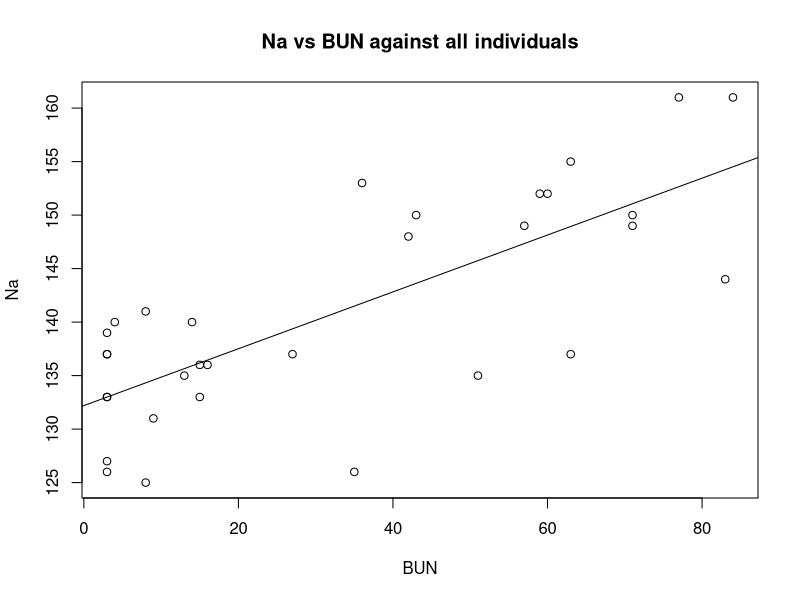
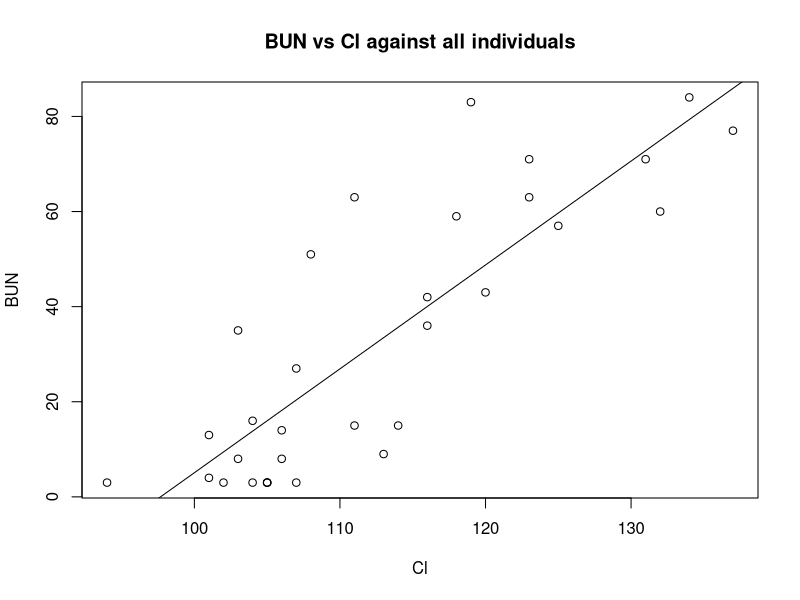
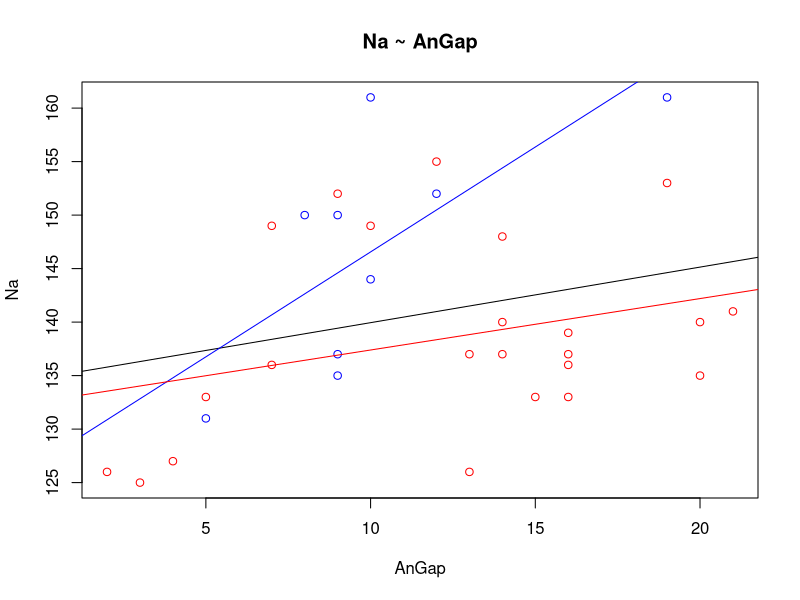
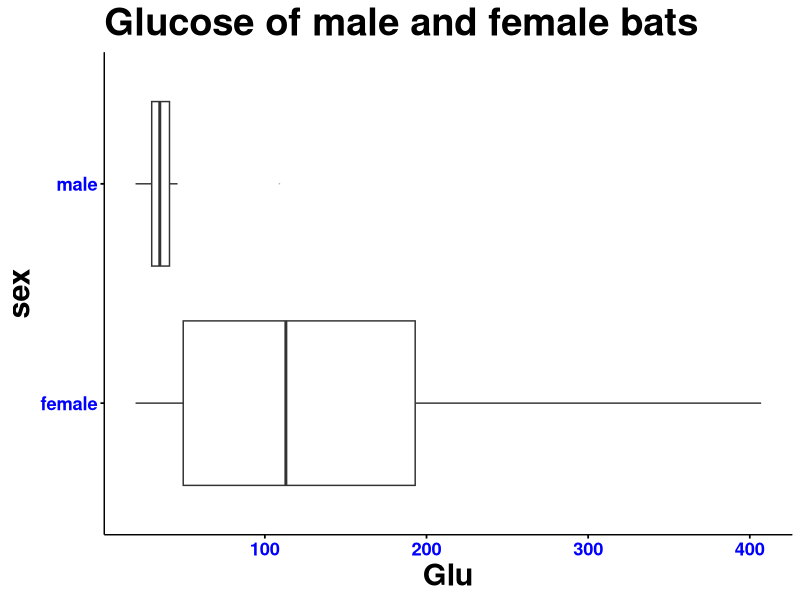
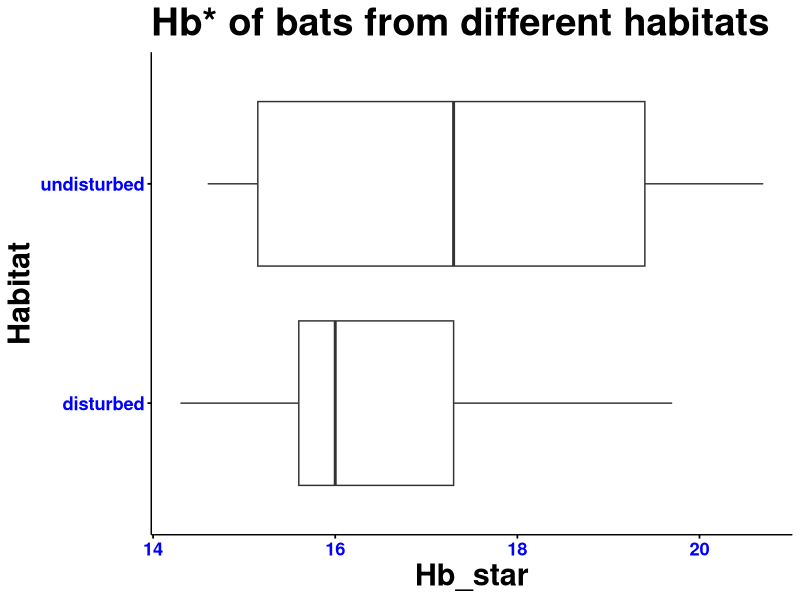
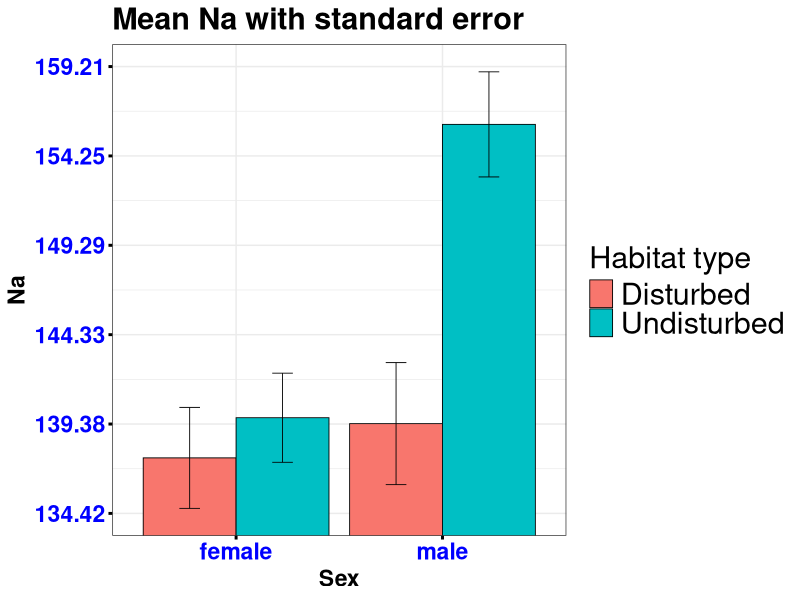
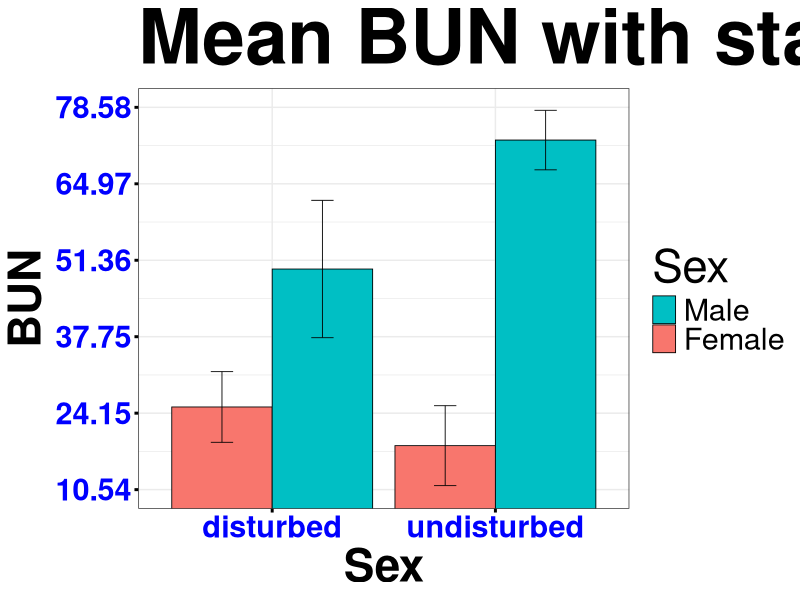
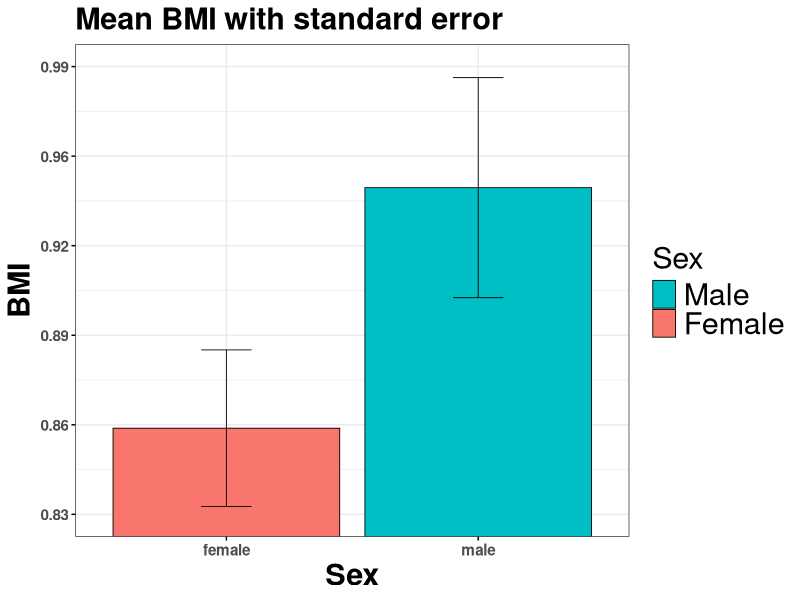

Source code (R) for these figures, in order:
###############################################################################
#                              NECESSARY STEPS
###############################################################################
## Import libraries
library(Hmisc)
library(ggplot2)

## Import the data
physData = read.csv("EpomophorusPhysiology_2015.csv");


## Data preprocessing
# First, change the ID column to be a rowname, since rowname does not participate in any of the mathematical operations
rownames(physData) = physData$ID;  # Sets the rownames of the data frame, physData, to be the ID column of physdata
physData$ID = NULL;                # Deletes the ID row of physData by setting it to NULL
physData$sex = as.factor( ifelse( physData$class == "M_NS", "male", "female") );


# Next, keep track of all of the variable names, except for Habitat and class
numericCols = colnames(physData);
numericCols = numericCols[ ! (numericCols %in% c("class", "Habitat", "sex") ) ];


## Summarizes data.
## Gives count, mean, standard deviation, standard error of the mean, and confidence interval (default 95%).
##   data: a data frame.
##   measurevar: the name of a column that contains the variable to be summariezed
##   groupvars: a vector containing names of columns that contain grouping variables
##   na.rm: a boolean that indicates whether to ignore NA's
##   conf.interval: the percent range of the confidence interval (default is 95%)
summarySE <- function(data=NULL, measurevar, groupvars=NULL, na.rm=FALSE,
                      conf.interval=.95, .drop=TRUE) {
  library(plyr)
  
  # New version of length which can handle NA's: if na.rm==T, don't count them
  length2 <- function (x, na.rm=FALSE) {
    if (na.rm) sum(!is.na(x))
    else       length(x)
  }
  
  # This does the summary. For each group's data frame, return a vector with
  # N, mean, and sd
  datac <- ddply(data, groupvars, .drop=.drop,
                 .fun = function(xx, col) {
                   c(N    = length2(xx[[col]], na.rm=na.rm),
                     mean = mean   (xx[[col]], na.rm=na.rm),
                     sd   = sd     (xx[[col]], na.rm=na.rm)
                   )
                 },
                 measurevar
  )
  
  # Rename the "mean" column    
  datac <- rename(datac, c("mean" = measurevar))
  
  datac$se <- datac$sd / sqrt(datac$N)  # Calculate standard error of the mean
  
  # Confidence interval multiplier for standard error
  # Calculate t-statistic for confidence interval: 
  # e.g., if conf.interval is .95, use .975 (above/below), and use df=N-1
  ciMult <- qt(conf.interval/2 + .5, datac$N-1)
  datac$ci <- datac$se * ciMult
  
  return(datac)
}


###############################################################################
#                        CORRELATION/SUMMARY STATISTICS
###############################################################################
## Looking at linear correlation
rcorr( as.matrix( physData[, numericCols] ) )


## Summary statistics
summary( physData[, numericCols] )
apply( physData[, numericCols], 2, sd)


###############################################################################
#                  LINEAR REGRESSION (All individuals)
###############################################################################
# Example:  NA and BUN are linearly correlated in the general population
# First, train the linear model
physLm = lm( Na ~ BUN, physData )

# Plots the raw data in the formula
plot(Na ~ BUN, physData, main="Na vs BUN against all individuals" )
abline(physLm, col="black")

############ Working copy, without comments ############ 
physLm = lm( BUN ~ Cl, physData )
plot(BUN ~ Cl, physData, main="BUN vs Cl against all individuals" )
abline(physLm, col="black")



###############################################################################
#                    LINEAR REGRESSION (Male vs Female)
###############################################################################
# Do the different linear models
everyone.lm    = lm( Na ~ AnGap, physData );
males.lm       = lm( Na ~ AnGap, physData[ physData$sex == "male", ] );
females.lm     = lm( Na ~ AnGap, physData[ physData$sex == "female", ]  );
disturbed.lm   = lm( Na ~ AnGap, physData[ physData$Habitat == "disturbed", ]  );
undisturbed.lm = lm( Na ~ AnGap, physData[ physData$Habitat == "undisturbed", ]  );

plot(Na ~ AnGap, physData, main="Na ~ AnGap", col=ifelse(physData$sex == "male", "blue", "red") )
abline(everyone.lm, col="black")
abline(males.lm,    col="blue")
abline(females.lm,  col="red")


###############################################################################
#                    BOX AND WHISKER PLOTS (Male vs Female)
###############################################################################
ggplot(physData, aes_string(x="sex", y="Glu")) +
  ggtitle(sprintf("%s of male and female bats","Glucose")) +
  geom_boxplot(outlier.size=0, alpha=0.2) +
  coord_flip() +
  theme(panel.grid.major = element_blank(), panel.grid.minor = element_blank(), 
        panel.background = element_blank(), axis.line = element_line(colour = "black")) +
  theme(plot.title = element_text(size=rel(2.5), face="bold")) +
  theme(axis.title = element_text(size=rel(2), face="bold")) +
  theme(axis.text  = element_text(size=rel(1.2), face="bold", colour="blue")) +
  theme(axis.ticks = element_line(size=rel(1.2), colour = "black"))


###############################################################################
#                    BOX AND WHISKER PLOTS (Disturbed and Undisturbed)
###############################################################################
# Only need to change this line.
thisVar = "Hb_star";
ggplot(physData, aes_string(x="Habitat", y=thisVar)) +
  ggtitle(sprintf("Hb* of bats from different habitats",thisVar)) +
  geom_boxplot(outlier.size=0, alpha=0.2) +
  coord_flip() +
  theme(panel.grid.major = element_blank(), panel.grid.minor = element_blank(), 
        panel.background = element_blank(), axis.line = element_line(colour = "black")) +
  theme(plot.title = element_text(size=rel(2.5), face="bold")) +
  theme(axis.title = element_text(size=rel(2), face="bold")) +
  theme(axis.text  = element_text(size=rel(1.2), face="bold", colour="blue")) +
  theme(axis.ticks = element_line(size=rel(1.2), colour = "black"))


###############################################################################
#                   BAR CHART WITH STANDARD ERROR (Male vs Female)
###############################################################################
# Only need to change this line.
thisVar = "Na";
thisData = summarySE(physData, measurevar=thisVar, groupvars=c("sex","Habitat"))
thisData$quant = thisData[, thisVar];
theseBreaks = seq( min(thisData$quant - 1.1*thisData$se), max(thisData$quant + 1.1*thisData$se), length.out=6);
theseLabels = sprintf("%.2f",theseBreaks );

ggplot(thisData, aes(x=sex, y=quant, fill=Habitat)) + 
  geom_bar(position=position_dodge(), stat="identity",
           colour="black", # Use black outlines,
           size=.3) +      # Thinner lines
  geom_errorbar(aes( ymin=quant-se, ymax=quant+se ),
                size=.3,    # Thinner lines
                width=.2,
                position=position_dodge(.9)) +
  xlab("Sex") +
  ylab(thisVar) +
  scale_fill_hue(name="Habitat type", # Legend label, use darker colors
                 breaks=c("disturbed", "undisturbed"),
                 labels=c("Disturbed", "Undisturbed")) +
  ggtitle(paste("Mean ", thisVar, " with standard error", sep="") ) +
  scale_y_continuous(breaks=theseBreaks, labels=theseLabels  ) +
  coord_cartesian(ylim=c(min(thisData$quant - 1.1*thisData$se), max(thisData$quant + 1.1*thisData$se) ) ) +
  theme_bw() +
  theme(plot.title   = element_text(size=rel(2), face="bold")) +
  theme(axis.title   = element_text(size=rel(1.5), face="bold")) +
  theme(axis.text    = element_text(size=rel(1.5), face="bold", colour="blue")) +
  theme(axis.ticks   = element_line(size=rel(2), colour = "black")) +
  theme(legend.title = element_text(size=rel(2))) +
  theme(legend.text  = element_text(size=rel(2)))



###############################################################################
#                   BAR CHART WITH STANDARD ERROR (Disturbed vs Undisturbed)
###############################################################################
# Only need to change this line.
thisVar = "BUN";
thisData = summarySE(physData, measurevar=thisVar, groupvars=c("sex","Habitat"))
thisData$quant = thisData[, thisVar];
theseBreaks = seq( min(thisData$quant - 1.1*thisData$se), max(thisData$quant + 1.1*thisData$se), length.out=6);
theseLabels = sprintf("%.2f",theseBreaks );

ggplot(thisData, aes(x=Habitat, y=quant, fill=sex)) + 
  geom_bar(position=position_dodge(), stat="identity",
           colour="black", # Use black outlines,
           size=.3) +      # Thinner lines
  geom_errorbar(aes( ymin=quant-se, ymax=quant+se ),
                size=.3,    # Thinner lines
                width=.2,
                position=position_dodge(.9)) +
  xlab("Sex") +
  ylab(thisVar) +
  scale_fill_hue(name="Sex", # Legend label, use darker colors
                 breaks=c("male", "female"),
                 labels=c("Male", "Female")) +
  ggtitle(paste("Mean ", thisVar, " with standard error", sep="") ) +
  scale_y_continuous(breaks=theseBreaks, labels=theseLabels  ) +
  coord_cartesian(ylim=c(min(thisData$quant - 1.1*thisData$se), max(thisData$quant + 1.1*thisData$se) ) ) +
  theme_bw() +
  theme(plot.title   = element_text(size=rel(5), face="bold")) +
  theme(axis.title   = element_text(size=rel(3), face="bold")) +
  theme(axis.text    = element_text(size=rel(2), face="bold", colour="blue")) +
  theme(axis.ticks   = element_line(size=rel(2), colour = "black")) +
  theme(legend.title = element_text(size=rel(3))) +
  theme(legend.text  = element_text(size=rel(2)))


###############################################################################
#                   BAR CHART WITH STANDARD ERROR (ONLY male v.s. female)
###############################################################################
# Only need to change this line.
thisVar = "BMI";
thisData = summarySE(physData, measurevar=thisVar, groupvars=c("sex"))
thisData$quant = thisData[, thisVar];
theseBreaks = seq( min(thisData$quant - 1.1*thisData$se), max(thisData$quant + 1.1*thisData$se), length.out=6);
theseLabels = sprintf("%.2f",theseBreaks );

ggplot(thisData, aes(x=sex, y=quant, fill=sex)) + 
  geom_bar(position=position_dodge(), stat="identity",
           colour="black", # Use black outlines,
           size=.3) +      # Thinner lines
  geom_errorbar(aes( ymin=quant-se, ymax=quant+se ),
                size=.3,    # Thinner lines
                width=.2,
                position=position_dodge(.9)) +
  xlab("Sex") +
  ylab(thisVar) +
  scale_fill_hue(name="Sex", # Legend label, use darker colors
                 breaks=c("male", "female"),
                 labels=c("Male", "Female")) +
  ggtitle(paste("Mean ", thisVar, " with standard error", sep="") ) +
  scale_y_continuous(breaks=theseBreaks, labels=theseLabels  ) +
  coord_cartesian(ylim=c(min(thisData$quant - 1.1*thisData$se), max(thisData$quant + 1.1*thisData$se) ) ) +
  theme_bw() +
  theme(plot.title   = element_text(size=rel(2), face="bold")) +
  theme(axis.title   = element_text(size=rel(2), face="bold")) +
  theme(axis.text    = element_text(size=rel(1), face="bold")) +
  theme(axis.ticks   = element_line(size=rel(1), colour = "black")) +
  theme(legend.title = element_text(size=rel(2))) +
  theme(legend.text  = element_text(size=rel(2)))


###############################################################################
#              BAR CHART WITH STANDARD ERROR (ONLY disturbed vs undisturbed)
###############################################################################
# Only need to change this line.
thisVar = "BUN";
thisData = summarySE(physData, measurevar=thisVar, groupvars=c("Habitat"))
thisData$quant = thisData[, thisVar];
theseBreaks = seq( min(thisData$quant - 1.1*thisData$se), max(thisData$quant + 1.1*thisData$se), length.out=6);
theseLabels = sprintf("%.2f",theseBreaks );

ggplot(thisData, aes(x=Habitat, y=quant, fill=Habitat)) + 
  geom_bar(position=position_dodge(), stat="identity",
           colour="black", # Use black outlines,
           size=.3) +      # Thinner lines
  geom_errorbar(aes( ymin=quant-se, ymax=quant+se ),
                size=.3,    # Thinner lines
                width=.2,
                position=position_dodge(.9)) +
  xlab("Sex") +
  ylab(thisVar) +
  scale_fill_hue(name="Habitat type", # Legend label, use darker colors
                 breaks=c("disturbed", "undisturbed"),
                 labels=c("Disturbed", "Undisturbed")) +
  ggtitle(paste("Mean ", thisVar, " with standard error", sep="") ) +
  scale_y_continuous(breaks=theseBreaks, labels=theseLabels  ) +
  coord_cartesian(ylim=c(min(thisData$quant - 1.1*thisData$se), max(thisData$quant + 1.1*thisData$se) ) ) +
  theme_bw() +
  theme(plot.title   = element_text(size=rel(5), face="bold")) +
  theme(axis.title   = element_text(size=rel(3), face="bold")) +
  theme(axis.text    = element_text(size=rel(2), face="bold", colour="blue")) +
  theme(axis.ticks   = element_line(size=rel(2), colour = "black")) +
  theme(legend.title = element_text(size=rel(3))) +
  theme(legend.text  = element_text(size=rel(2)))
